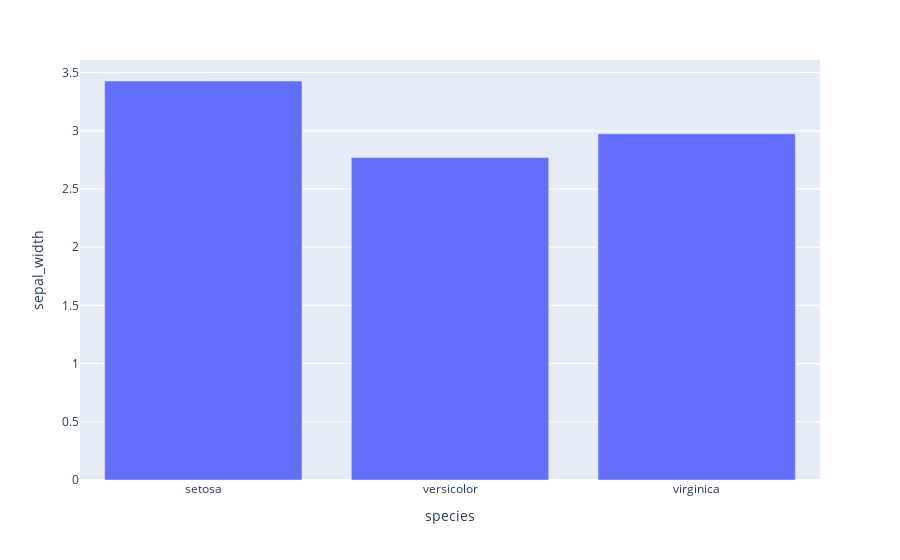

Notebook source saved alongside this figure:
### Code cell
fig_3=px.bar(df_bar,x='species',y='sepal_width')

fig_3.write_image('./output/fig_3.png',scale=5)
fig_3

### Figure 1 — Plotly figure (JSON) as saved in the notebook; plotly's stock layout.template omitted (floating-point values rounded to 4 significant figures)
{"data": [{"hovertemplate": "species=%{x}<br>sepal_width=%{y}<extra></extra>", "legendgroup": "", "marker": {"color": "#636efa", "pattern": {"shape": ""}}, "name": "", "orientation": "v", "showlegend": false, "textposition": "auto", "type": "bar", "x": ["setosa", "versicolor", "virginica"], "xaxis": "x", "y": [3.428, 2.77, 2.974], "yaxis": "y"}], "layout": {"barmode": "relative", "legend": {"tracegroupgap": 0}, "margin": {"t": 60}, "xaxis": {"anchor": "y", "domain": [0, 1], "title": {"text": "species"}}, "yaxis": {"anchor": "x", "domain": [0, 1], "title": {"text": "sepal_width"}}}}
